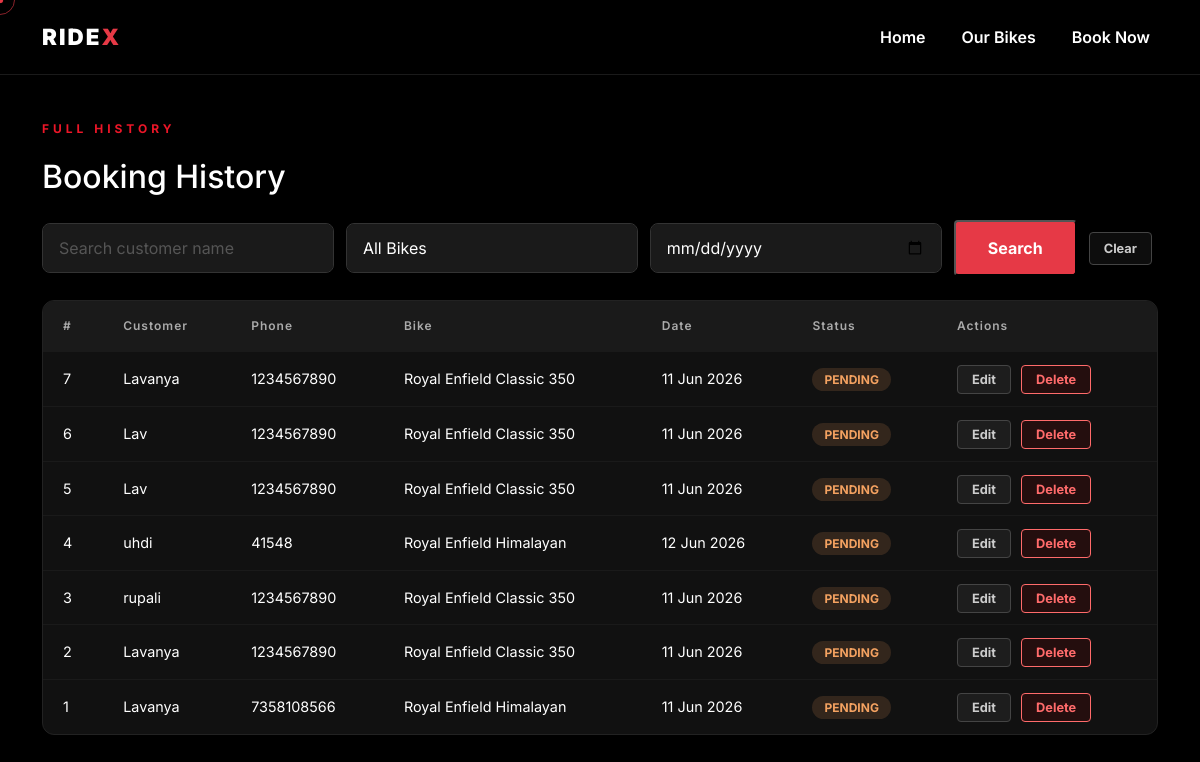
The page /admin/history (signed in) on the database as committed earlier.
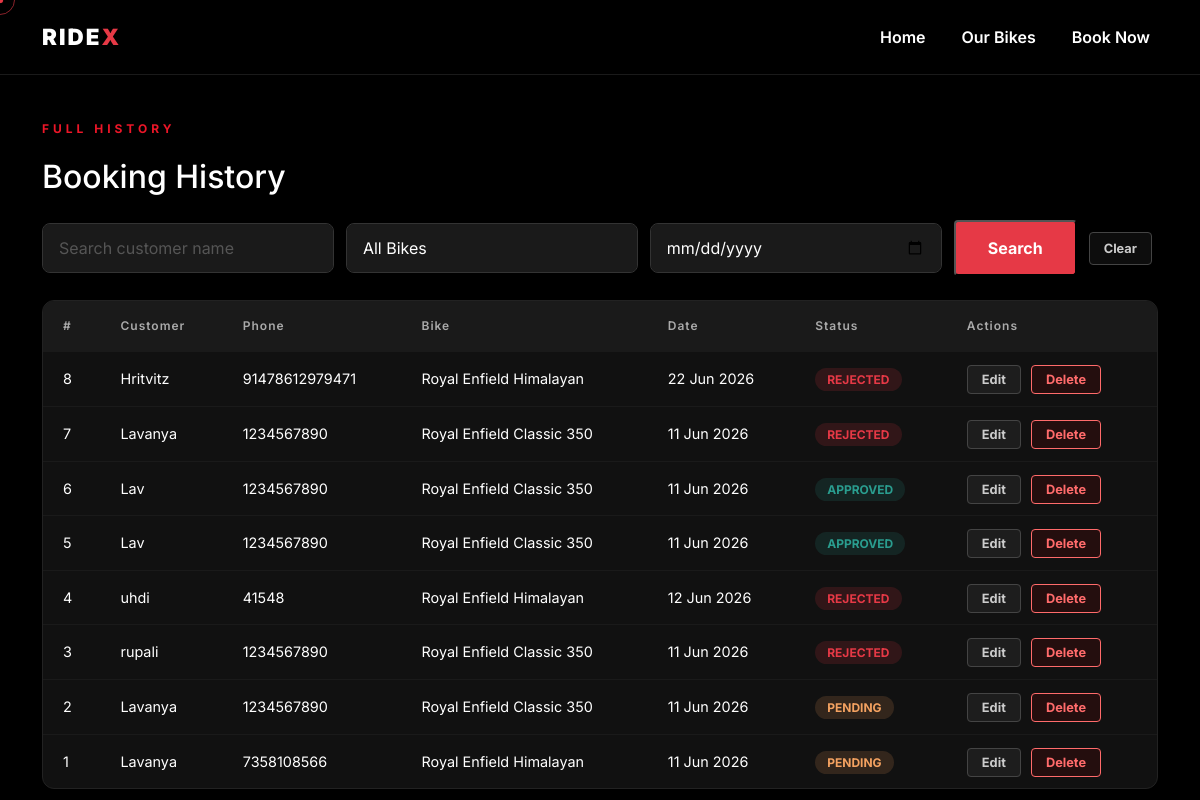
The same page on the database as committed later.
### app.py (models this page shows)
class Booking(db.Model):
    id = db.Column(db.Integer, primary_key=True)
    bike_id = db.Column(db.Integer, db.ForeignKey('bike.id'), nullable=False)
    customer_name = db.Column(db.String(100), nullable=False)
    customer_phone = db.Column(db.String(15), nullable=False)
    booking_date = db.Column(db.DateTime, nullable=False)
    status = db.Column(db.String(20), default='pending')
    bike = db.relationship('Bike', backref='bookings')

class Bike(db.Model):
    id = db.Column(db.Integer, primary_key=True)
    name = db.Column(db.String(100), nullable=False)
    engine_cc = db.Column(db.Integer, nullable=False)
    price_per_day = db.Column(db.Float, nullable=False)
    is_available = db.Column(db.Boolean, default=True)
    image_file = db.Column(db.String(100), default='default_bike.jpg')

### app.py (the view)
@app.route('/admin/history')
@login_required
def history_log():
    query = Booking.query
    customer = request.args.get('customer')
    bike_id = request.args.get('bike_id')
    date = request.args.get('date')
    if customer:
        query = query.filter(Booking.customer_name.ilike(f'%{customer}%'))
    if bike_id:
        query = query.filter(Booking.bike_id == bike_id)
    if date:
        query = query.filter(db.func.date(Booking.booking_date) == date)
    all_bookings = query.order_by(Booking.id.desc()).all()
    all_bikes = Bike.query.all()
    return render_template('admin/history.html', bookings=all_bookings, bikes=all_bikes)

### app.py (called while the page is built)
def login_required(f):
    @wraps(f)
    def decorated_function(*args, **kwargs):
        if 'admin_logged_in' not in session:
            return redirect(url_for('admin_login'))
        return f(*args, **kwargs)
    return decorated_function

### templates/admin/history.html (shortened to what this page needs)
{% extends 'base.html' %}
{% block content %}
<section class="admin-dashboard-section" style="padding-top: 120px;">
    <div class="container">
        <p class="hero-tagline">FULL HISTORY</p>
        <h2 class="mb-4">Booking History</h2>
        <form method="GET" class="history-filters mb-4">
            <input type="text" name="customer" class="form-control dark-input" placeholder="Search customer name" value="{{ request.args.get('customer', '') }}">
            <select name="bike_id" class="form-control dark-input">
                <option value="">All Bikes</option>
            </select>
            <input type="date" name="date" class="form-control dark-input" value="{{ request.args.get('date', '') }}">
            <button type="submit" class="btn-primary-red">Search</button>
            <a href="{{ url_for('history_log') }}" class="action-btn edit">Clear</a>
        </form>
        <div class="admin-table-wrapper">
            <table class="admin-table">
                <thead>
                    <tr>
                        <th>#</th>
                        <th>Customer</th>
                        <th>Phone</th>
                        <th>Bike</th>
                        <th>Date</th>
                        <th>Status</th>
                        <th>Actions</th>
                    </tr>
                </thead>
                <tbody>
                    {% for booking in bookings %}
                    <tr>
                        <td>{{ booking.id }}</td>
                        <td>{{ booking.customer_name }}</td>
                        <td>{{ booking.customer_phone }}</td>
                        <td>{{ booking.bike.name }}</td>
                        <td>{{ booking.booking_date.strftime('%d %b %Y') }}</td>
                        <td><span class="status-badge {{ booking.status }}">{{ booking.status.upper() }}</span></td>
                        <td>
                            <a href="{{ url_for('edit_booking', booking_id=booking.id) }}" class="action-btn edit">Edit</a>
                            <a href="{{ url_for('delete_booking', booking_id=booking.id) }}" class="action-btn delete" onclick="return confirm('Delete this booking permanently?')">Delete</a>
                        </td>
                    </tr>
                    {% endfor %}
                </tbody>
            </table>
        </div>
    </div>
</section>
{% endblock %}

Rows that differ between the two databases and show on the page:
added Booking: id "8", customer_name "Hritvitz", customer_phone "91478612979471", bike.name "Royal Enfield Himalayan", booking_date "22 Jun 2026", status "REJECTED"
changed Booking id 7: status "PENDING" → "REJECTED"
changed Booking id 6: status "PENDING" → "APPROVED"
changed Booking id 5: status "PENDING" → "APPROVED"
changed Booking "uhdi": status "PENDING" → "REJECTED"
changed Booking "rupali": status "PENDING" → "REJECTED"
